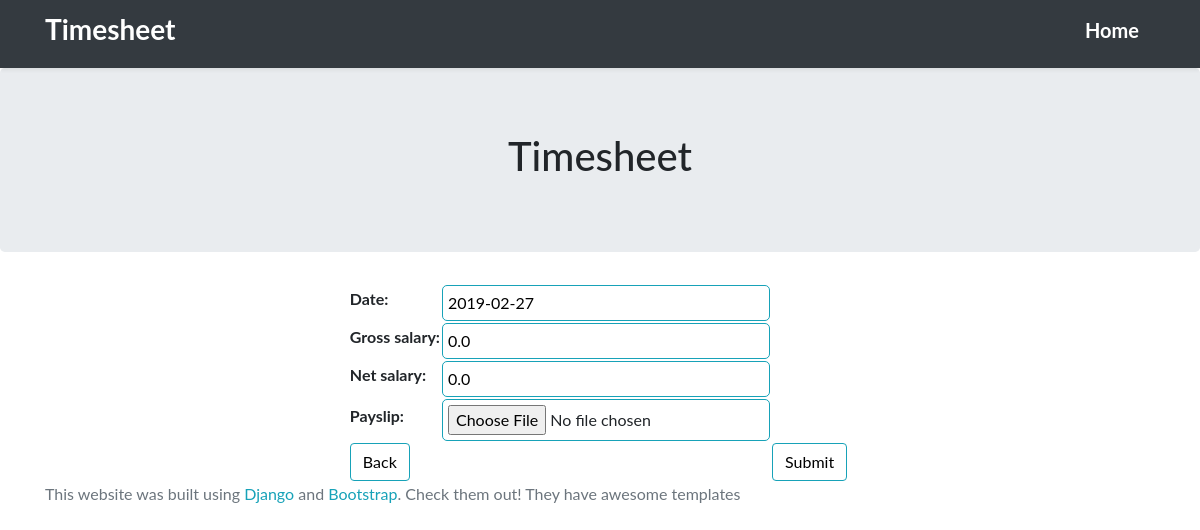
Page /paycheck/edit/2/ on the committed database.
### timesheet/models.py (models this page shows, shortened)
class Paycheck(models.Model):
    date = models.DateField() # models.ForeignKey(TimesheetDay, on_delete = models.CASCADE)
    gross_salary = models.FloatField(default = 0.0, validators = [MinValueValidator(0.0), MaxValueValidator(9999.99)])
    net_salary = models.FloatField(default = 0.0, validators = [MinValueValidator(0.0), MaxValueValidator(9999.99)])
    payslip = models.FileField(upload_to = 'timesheet/paycheck/payslips/', null = True, blank = True)

### timesheet/views.py (the view)
# urls.py: path('paycheck/edit/<int:paycheck_id>/', timesheet.views.paycheck, name = 'paycheck_edit'),
def paycheck(request, paycheck_id):
    if paycheck_id:
        paycheck = get_object_or_404(Paycheck, pk = paycheck_id)
    else:
        paycheck = Paycheck()
    form = PaycheckForm(request.POST or None, request.FILES or None, instance = paycheck)
    if request.POST and form.is_valid():
        form.save()
        return HttpResponseRedirect('/')
    return render(request, 'timesheet/form.html', {'form': form})

### timesheet/forms.py
class PaycheckForm(ModelForm):
  class Meta:
    model = Paycheck
    widgets = {
      'date': DateInput(attrs={'type': 'date-local'}, format='%Y-%m-%d'),
    }
    fields = '__all__'
  def __init__(self, *args, **kwargs):
    super(PaycheckForm, self).__init__(*args, **kwargs)
    self.fields['date'].input_formats = ('%Y-%m-%d',)
    self.fields['date'].widget.attrs['readonly'] = True

### timesheet/templates/timesheet/form.html (shortened to what this page needs)
{% extends 'home/home.html' %}
{% block content %}
  <section class="jumbotron text-center">
    <div class="container">
      <h1>Timesheet</h1>
    </div>
  </section>
  <form method="post" action="" enctype="multipart/form-data">
    <table class="form form-table">
      {{ form }}
      <tr>
        <td colspan="2"><button type="submit" class="btn btn-info left"> Back </button></td>
        <td colspan="2"><button type="submit" class="btn btn-info right"> Submit </button></td>
      </tr>
    </table>
  </form>
{% endblock %}

### timesheet/static/timesheet/css/styles.css (style rules this page uses)
body { font-family: "ptsans", "Lato", "Helvetica Neue", Helvetica, Arial, sans-serif; }
.left { float: left; }
.right { float: right; }
.btn { outline: none; color: black; background-color: transparent; box-shadow: 0 0 0 0; margin-right: 3px; }
.form { margin: auto; }
.form input, .form select, .form textarea { border-radius: 5px; border: 1px solid #17a2b8; outline: none; background: none; padding: 5px; width: 100%; }

### rows in the picture
Paycheck: date "2019-02-27", gross_salary "0.0", net_salary "0.0"
